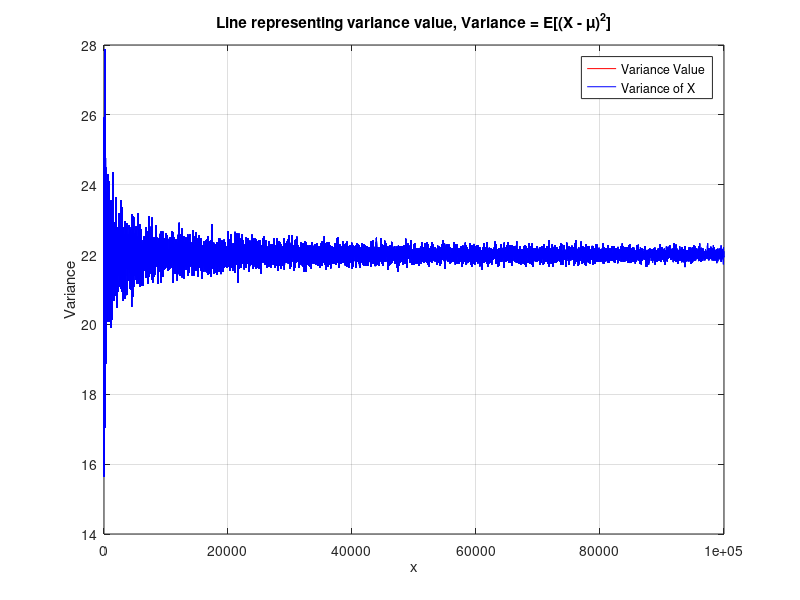

Recreate this plot in MATLAB.
%%%%%%%%%%%%%%%%%%%%%%%%%%%%%%%%%%%%%%%%%%%%%%%%%%%%%%%%%%%%%%%%%%%%%%%%%%
%{
Autor: Alireza Sotoodeh(Student ID:401412056) 
Subject:  A Study on Variance Convergence
%}
%%%%%%%%%%%%%%%%%%%%%%%%%%%%%%%%%%%%%%%%%%%%%%%%%%%%%%%%%%%%%%%%%%%%%%%%%%
clear all
clc
close all
%-------------------------------------------------------------------------
n=100000;                  % Number of samples
mu = 0;                  % Mean
variance = 22;          % variance = sigma^2
%-------------------------------------------------------------------------
x = linspace(0,n,n); 
y = variance * ones(size(x)); %filled with the variance value
plot(x, y, 'r'); % Plot the line
hold on; 
xlabel('x');
ylabel('Variance');
title('Line representing variance value, Variance = E[(X - \mu)^2]');
grid on;
var_X = zeros(1, n/10); % Initialize an array to store the variance of X
i = 1; 
for N=10:10:n;
    X = sqrt(variance)*randn(1,N) + mu;
    var_X(i) = var(X); % Calculate the variance of X
    if mod(N,1000) == 0 % Update the plot every 1000 iterations
        plot(10:10:N, var_X(1:i), 'b-'); % Plot the variance of X
        drawnow;
    end
    if abs(var_X(i) - variance) < 0.01  % Command window
        fprintf(['The variance of X for N=%d is approximately equal ' ...
            'to the variance: %f\n'], N, var_X(i)); % print variance of X
    end
    i = i + 1; 
end
plot(10:10:n, var_X, 'b-'); % Plot the final variance of X
%-------------------------------------------------------------------------
legend('Variance Value', 'Variance of X');
